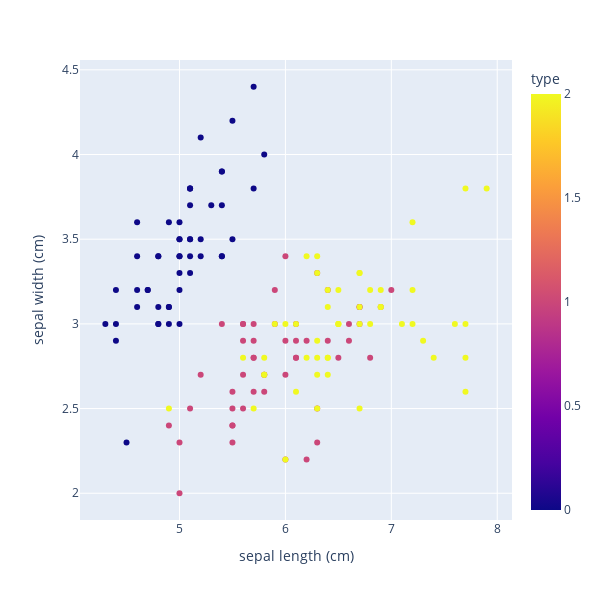

Notebook source saved alongside this figure:
### Code cell
px.scatter(iris_data, x = 'sepal length (cm)', y = 'sepal width (cm)', color = 'type', width = 600, height = 600)

### Figure 1 — Plotly figure (JSON) as saved in the notebook; plotly's stock layout.template omitted (floating-point values rounded to 4 significant figures; data arrays with more than 128 entries replaced by an {"elided": "..."} marker saying what was removed)
{"data": [{"hovertemplate": "sepal length (cm)=%{x}<br>sepal width (cm)=%{y}<br>type=%{marker.color}<extra></extra>", "legendgroup": "", "marker": {"color": {"elided": "150 int values"}, "coloraxis": "coloraxis", "symbol": "circle"}, "mode": "markers", "name": "", "orientation": "v", "showlegend": false, "type": "scatter", "x": {"elided": "150 float values"}, "xaxis": "x", "y": {"elided": "150 float values"}, "yaxis": "y"}], "layout": {"coloraxis": {"colorbar": {"title": {"text": "type"}}, "colorscale": [[0, "#0d0887"], [0.1111, "#46039f"], [0.2222, "#7201a8"], [0.3333, "#9c179e"], [0.4444, "#bd3786"], [0.5556, "#d8576b"], [0.6667, "#ed7953"], [0.7778, "#fb9f3a"], [0.8889, "#fdca26"], [1, "#f0f921"]]}, "height": 600, "legend": {"tracegroupgap": 0}, "margin": {"t": 60}, "width": 600, "xaxis": {"anchor": "y", "autorange": true, "domain": [0, 1], "range": [4.06, 8.14], "title": {"text": "sepal length (cm)"}, "type": "linear"}, "yaxis": {"anchor": "x", "autorange": true, "domain": [0, 1], "range": [1.842, 4.558], "title": {"text": "sepal width (cm)"}, "type": "linear"}}}
